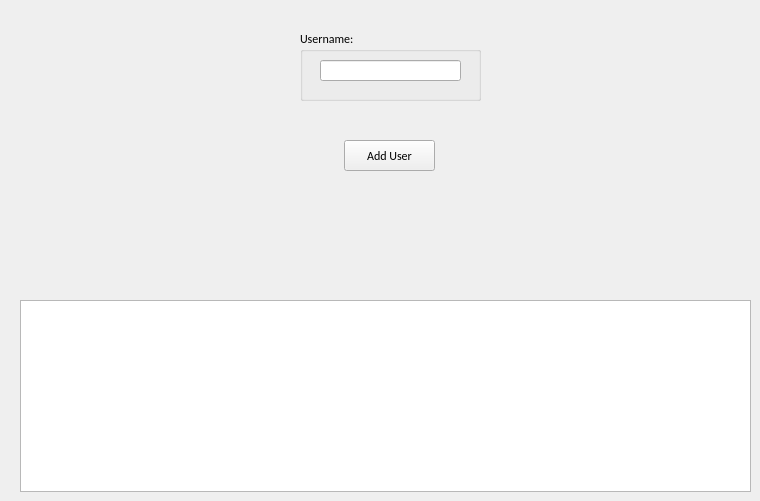
        <widget class="QWidget" name="tab_19">
         <attribute name="title">
          <string>Add User</string>
         </attribute>
         <widget class="QTextBrowser" name="textBrowser_terminal_addUser">
          <property name="geometry">
           <rect>
            <x>20</x>
            <y>300</y>
            <width>731</width>
            <height>192</height>
           </rect>
          </property>
         </widget>
         <widget class="QPushButton" name="pushButton_add_user">
          <property name="geometry">
           <rect>
            <x>344</x>
            <y>140</y>
            <width>91</width>
            <height>31</height>
           </rect>
          </property>
          <property name="font">
           <font>
            <family>Calibri</family>
            <pointsize>9</pointsize>
           </font>
          </property>
          <property name="text">
           <string>Add User</string>
          </property>
         </widget>
         <widget class="QGroupBox" name="groupBox_16">
          <property name="geometry">
           <rect>
            <x>300</x>
            <y>30</y>
            <width>181</width>
            <height>71</height>
           </rect>
          </property>
          <property name="font">
           <font>
            <family>Calibri</family>
            <pointsize>9</pointsize>
           </font>
          </property>
          <property name="title">
           <string>Username:</string>
          </property>
          <widget class="QLineEdit" name="lineEdit_username">
           <property name="geometry">
            <rect>
             <x>20</x>
             <y>30</y>
             <width>141</width>
             <height>21</height>
            </rect>
           </property>
          </widget>
         </widget>
        </widget>
